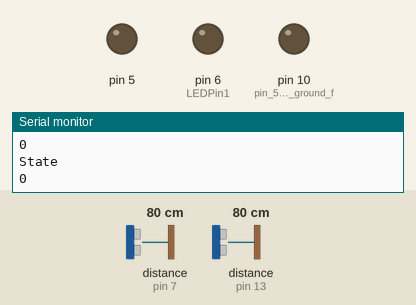
Bench run of a sketch on a simulated Arduino Uno, built with avr-gcc and run on an emulated ATmega328P. Parts: output pins drawn as LEDs (lit = HIGH), the last lines printed to the serial monitor. Wiring (inferred from the names in the program): 2 × ultrasonic range finder: trigger pin 8, echo pin 7 / trigger pin 12, echo pin 13. Dashed ring = blinking. The inputs (shaded band) are chosen by the test bench; at power-on: distance to the obstacle (sensors on pin 13, pin 7) 80 cm. The echo pulse lasts 58.3 µs per cm; pins used as bus, display or sensor lines are not drawn.

Above: at 1.2 s.
1.3 s: distance to the obstacle (sensor on pin 13) set to 197 cm
2.8 s: distance to the obstacle (sensor on pin 13) set to 204 cm
At 3.22 s:
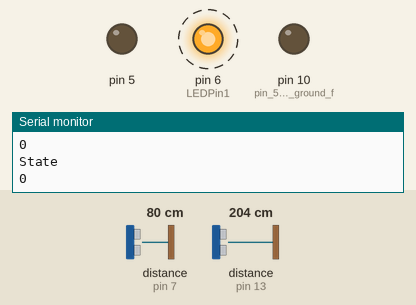
5.8 s: distance to the obstacle (sensor on pin 7) set to 199 cm
8.8 s: distance to the obstacle (sensor on pin 7) set to 206 cm
At 9.9 s:
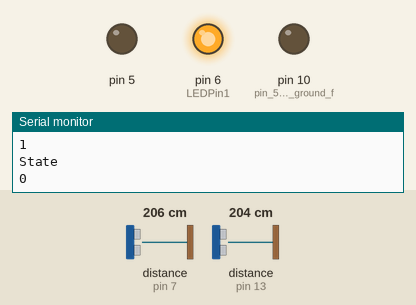
10.3 s: distance to the obstacle (sensor on pin 7) set to 2 cm
At 13.2 s:
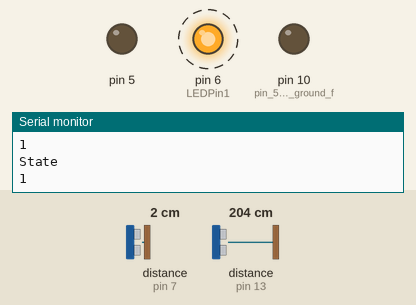
13.3 s: distance to the obstacle (sensor on pin 7) set to 250 cm
At 14.4 s:
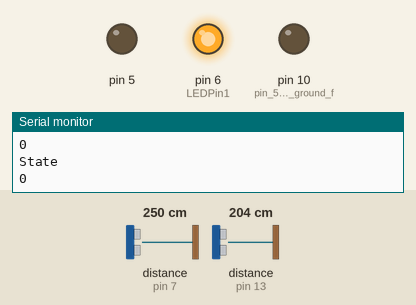
Timing chart, 0 to 15.8 s (numbered marks = the images above; inputs shaded):
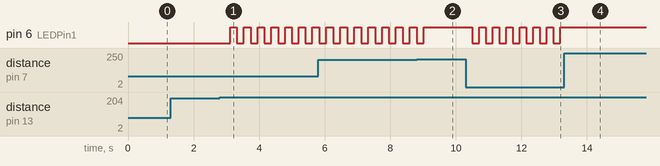

The sketch:

DualV3.ino
```cpp
#define echoPort1 7 // Echo Pin
#define trigPin1 8 // Trigger Pin
#define LEDPin1 6 // Onboard LED

#define echoPort2 13 // Echo Pin
#define trigPin2 12 // Trigger Pin
#define LEDPin2 6 // Onboard LED

int pass1 = 0;
int pass2 = 0;
int state=0;
int prevState=0;
unsigned long passDuration,passDurationMod;
unsigned long maxPassDuration = 10000;
unsigned long minPassDuration=200;


int parked=0;
int maximumRange = 200; // Maximum range needed - to be changed
int minimumRange = 0; // Minimum range needed
long pulseDuration, distance; // Duration used to calculate distance

void setup() {
 Serial.begin (9600);
 pinMode(5,OUTPUT);
 digitalWrite(5, LOW);
 pinMode(10,OUTPUT);  //pin 5 and 10 are ground for LED outputs which display if +1 or -1
 digitalWrite(10, LOW);

 pinMode(trigPin1, OUTPUT);
 pinMode(echoPort1, INPUT);
 pinMode(LEDPin1, OUTPUT); // Use LED indicator (if required)

 pinMode(trigPin2, OUTPUT);
 pinMode(echoPort2, INPUT);
 pinMode(LEDPin2, OUTPUT); // Use LED indicator (if required)
}

void loop() {// ... this is the reading loop


 digitalWrite(trigPin1, LOW);
 delayMicroseconds(2);

 digitalWrite(trigPin1, HIGH);
 delayMicroseconds(10);

 digitalWrite(trigPin1, LOW);
    int tries = 0;
    do
    {
        pulseDuration = pulseIn( echoPort1, HIGH, 50000);
        distance = 0.034 * pulseDuration / 2;
        if ( pulseDuration == 0 ) {
            delay(100);
            pinMode(echoPort1, OUTPUT);
            digitalWrite(echoPort1, LOW);
            delay(100);
            pinMode(echoPort1, INPUT);
        }
    } while (pulseDuration == 0 && ++tries < 3);
    if (pulseDuration == 0)
       {
//        Serial.println("1 Out of range");
        pass1=1;
        digitalWrite(LEDPin1, LOW);
       }
    else{
           if (distance >= maximumRange || distance <= minimumRange){
           /* Send a negative number to computer and Turn LED ON
           to indicate "out of range" */
//           Serial.println("1");
//           Serial.println(distance);
           digitalWrite(LEDPin1, HIGH);
           pass1=0;
           }
           else {
           /* Send the distance to the computer using Serial protocol, and
           turn LED OFF to indicate successful reading. */
//           Serial.println(distance);
           pass1=1;
           digitalWrite(LEDPin1, LOW);
           }

           //Delay 50ms before next reading.
           delay(200);
         }


 digitalWrite(trigPin2, LOW);
 delayMicroseconds(2);

 digitalWrite(trigPin2, HIGH);
 delayMicroseconds(10);

 digitalWrite(trigPin2, LOW);
    do
    {
        pulseDuration = pulseIn( echoPort2, HIGH, 50000);
        distance = 0.034 * pulseDuration / 2;
        if ( pulseDuration == 0 ) {
            delay(100);
            pinMode(echoPort2, OUTPUT);
            digitalWrite(echoPort2, LOW);
            delay(100);
            pinMode(echoPort2, INPUT);
        }
    } while (pulseDuration == 0 && ++tries < 3);
    if (pulseDuration == 0)
       {
//        Serial.println("2 Out of range");
        pass2=1;
         digitalWrite(LEDPin2, LOW);
       }
    else{
           if (distance >= maximumRange || distance <= minimumRange){
           /* Send a negative number to computer and Turn LED ON
           to indicate "out of range" */
//           Serial.println("2");
//           Serial.println(distance);
           digitalWrite(LEDPin2, HIGH);
           pass2=0;
           }
           else {
//           Serial.println(distance);
           digitalWrite(LEDPin2, LOW);
           pass2=1;

           }

           //Delay 50ms before next reading.
           delay(200);         //delay after out of range - to be removed

         }

  switch (pass2*2 + pass1) {
    case 0:switch (state) {
              case 0: state=0; prevState = state; break;
              case 1: if(prevState == 3){
                        parked = parked +1;
                        Serial.println("parked + 1");
                      } state=0; prevState = state; break;
              case 2: if(prevState == 3){
                        parked = parked -1;
                        Serial.println("parked - 1");
                      }state=0; prevState = state; break;
              case 3: state=0; prevState = 0; break;
            }  break;
    case 1: switch(state){
              case 0: state=1; prevState = state; break;
              case 1: state=1; prevState = state; break;
              case 2: state=0; prevState = 0; break;
              case 3: state=1; prevState = state; break;
          } break;
    case 2: switch(state){
              case 0: state=2; prevState = state; break;
              case 1: state=0; prevState = 0; break;
              case 2: state=2; prevState = state; break;
              case 3: state=2; prevState = state; break;
          }state=0; prevState = state; break;
    case 3: switch(state){
              case 0: state=0; prevState = 0; break;
              case 1: state=3; prevState = state; break;
              case 2: state=3; prevState = state; break;
              case 3: state=3; prevState = state; break;
           }  break;
  }
  Serial.println("State");
  Serial.println(state);

}
```

Measured:
- the behaviour switches between 201 and 202 cm on distance to the obstacle (sensor on pin 13) (found by bisection; images 0 and 1)
- the behaviour switches between 202 and 203 cm on distance to the obstacle (sensor on pin 7) (found by bisection; images 1 and 2)
- after the input at 2.8 s, pin 6 (LEDPin1): alternates HIGH for 0.21 s and LOW for 0.21 s, starting after 0.32 s
- after the input at 8.8 s, pin 6 (LEDPin1): goes on until 9.0 s, then stays HIGH
- after the input at 10.3 s, pin 6 (LEDPin1): alternates HIGH for 0.20 s and LOW for 0.21 s, starting after 0.20 s
- after the input at 13.3 s, pin 6 (LEDPin1): stops changing and stays HIGH
